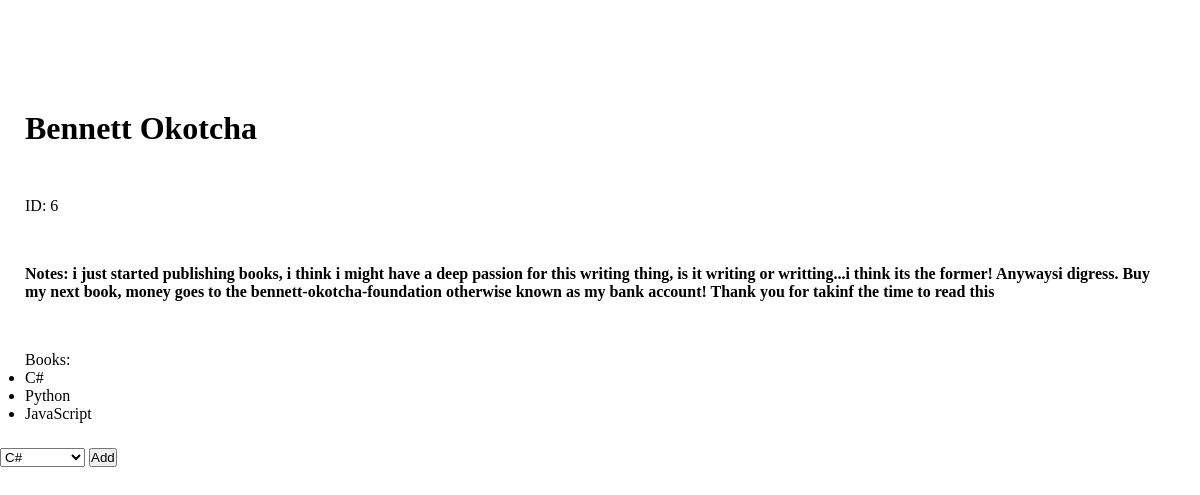
Page /author-results/6 on the committed database.
### book_authors_app/models.py (models this page shows)
class Author(models.Model):
    books = models.ManyToManyField(Book, related_name='authors')
    first_name = models.CharField(max_length=75)
    last_name = models.CharField(max_length=75)
    notes = models.TextField()
    created_at = models.DateTimeField(auto_now_add=True)
    updated_at = models.DateTimeField(auto_now=True)

class Book(models.Model):
    title = models.CharField(max_length=255)
    desc = models.TextField()
    created_at = models.DateTimeField(auto_now_add=True)
    updated_at = models.DateTimeField(auto_now=True)

### book_authors_app/views.py (the view)
# urls.py: path('author-results/<int:number>', views.author_results),
def author_results(request, number):
    context = {
        'all_books': Book.objects.all(),
        'all_authors': Author.objects.all(),
        'this_author': Author.objects.get(id=number),
    }
    return render(request, 'authors_details.html', context)

### book_authors_app/templates/authors_details.html (shortened to what this page needs)
<!DOCTYPE html>
<html lang="en">
<head>
    {% load static %}
    <link rel="stylesheet" href="{% static 'books_details.css' %}">
</head>
<body>
    <h1>{{this_author.first_name}} {{this_author.last_name}}</h1>
        <p>ID: {{this_author.id}}</p>
        <p class='bold_p'>Notes: {{this_author.notes}}</p>
    <ul>Books:
        {% for book in this_author.books.all %}
        <li>{{book.title}}</li>
        {% endfor %}
    </ul>
    <form action="/author/{{this_author.id}}" method="POST">
        <select name="book" id="">
            {% for book in all_books %}
            <option value="{{book.id}}">{{book.title}}</option>
            {% endfor %}
        </select>
        <button type="submit">Add</button>
    </form>
</body>
</html>

### book_authors_app/static/books_details.css (style rules this page uses)
* { margin: 0px auto; padding: 0px; }
body { margin-top: 85px; }
.bold_p { font-weight: bold; }
p, h1, ul { padding: 25px; }

### rows in the picture
Author: first_name "Bennett", last_name "Okotcha", id "6", notes "i just started publishing books, i think i might have a deep passion for this writing thing, is it writing or writting...i think its the former! Anywaysi digress. Buy my next book, money goes to the bennett-okotcha-foundation otherwise known as my bank account! Thank you for takinf the time to read this"
Book: title "C#"
Book: title "Python"
Book: title "JavaScript"

### other values in the picture
form field book "C#"
